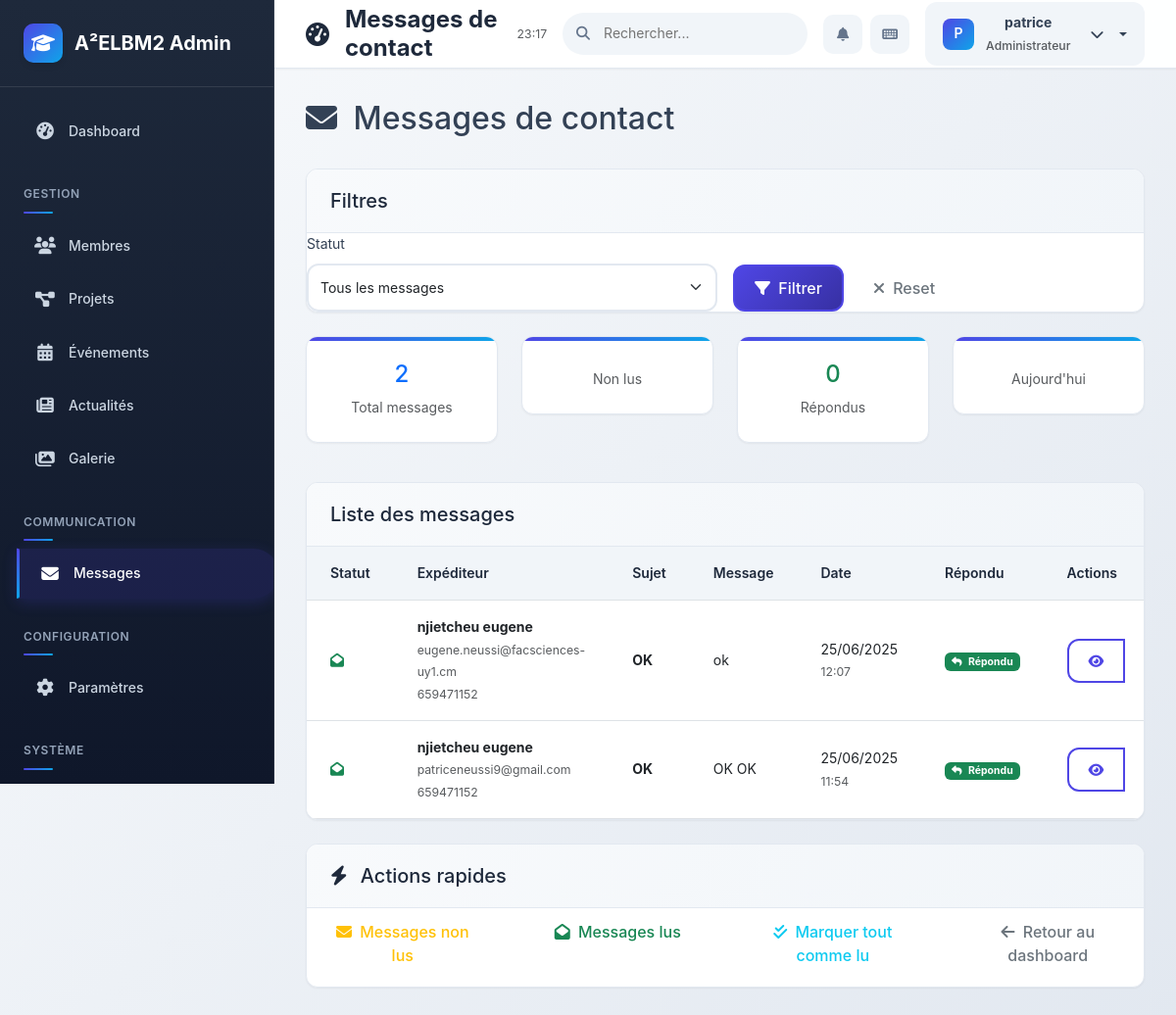
The app's page /dashboard/messages/ (signed in), older data.
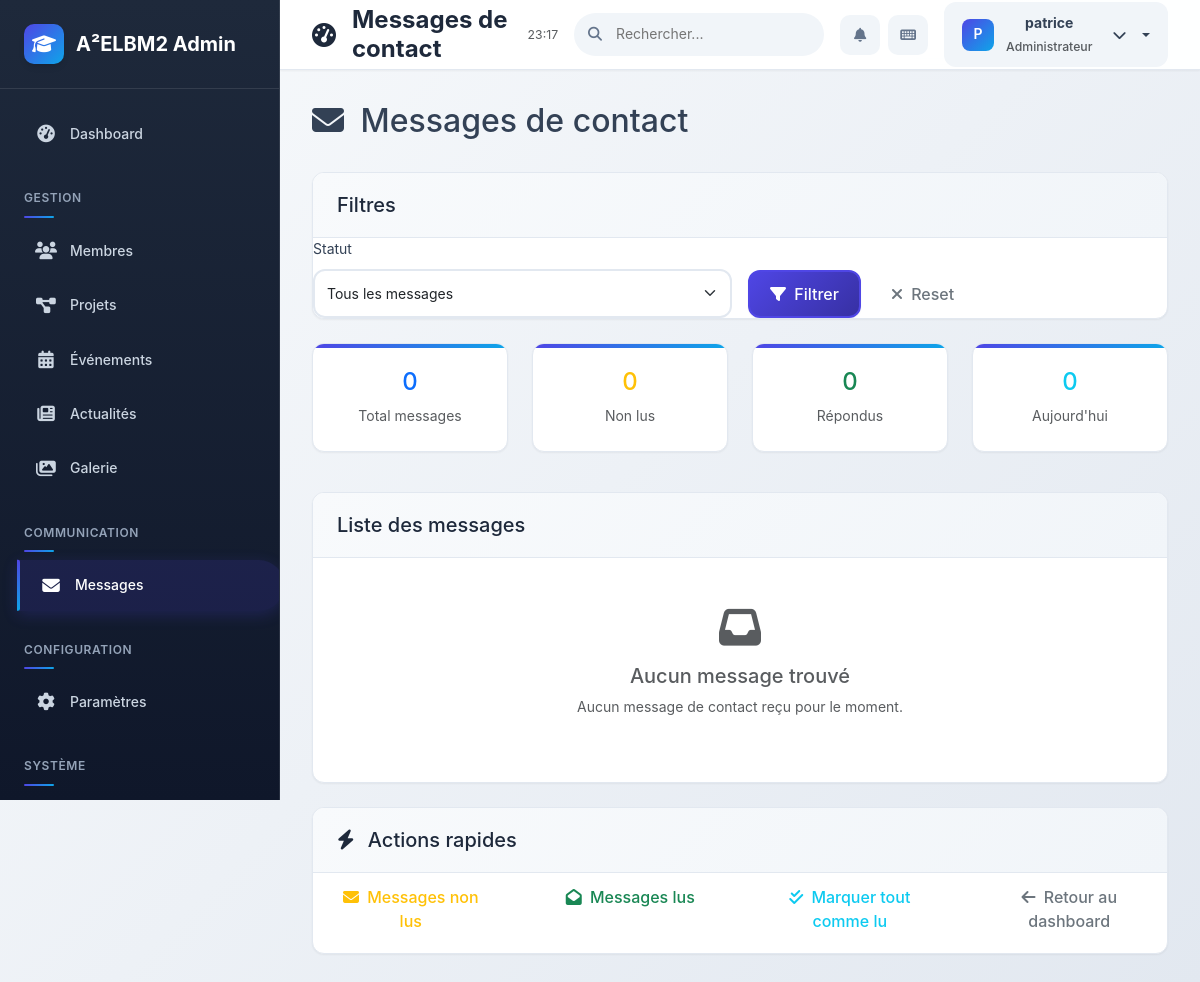
The same page, newer data.
### main/models.py (models this page shows, shortened)
class Contact(models.Model):
    nom_prenom = models.CharField(max_length=200, verbose_name="Nom et Prénom")
    email = models.EmailField(verbose_name="Adresse e-mail")
    telephone = models.CharField(max_length=20, blank=True, verbose_name="Numéro de téléphone")
    sujet = models.CharField(max_length=200, verbose_name="Sujet")
    message = models.TextField(verbose_name="Message")
    is_read = models.BooleanField(default=False, verbose_name="Lu")
    is_replied = models.BooleanField(default=False, verbose_name="Répondu")
    created_at = models.DateTimeField(auto_now_add=True)
    class Meta:
        verbose_name = "Message de contact"
        verbose_name_plural = "Messages de contact"
        ordering = ['-created_at']

### admin_dashboard/views.py (the view)
# urls.py: path('messages/', views.messages_list, name='admin_messages_list'),
@staff_member_required
def messages_list(request):
    messages_list = Contact.objects.all().order_by('-created_at')
    status = request.GET.get('status')
    if status == 'unread':
        messages_list = messages_list.filter(is_read=False)
    elif status == 'read':
        messages_list = messages_list.filter(is_read=True)
    paginator = Paginator(messages_list, 15)
    page_number = request.GET.get('page')
    messages_page = paginator.get_page(page_number)
    context = {
        'messages_page': messages_page,
        'current_status': status,
    }
    return render(request, 'admin_dashboard/messages/list.html', context)

### templates/admin_dashboard/messages/list.html (shortened to what the changed rows need)
{% extends 'admin_dashboard/base.html' %}
{% load static %}
{% block page_title %}Messages de contact{% endblock %}
{% block content %}
<div class="d-flex justify-content-between align-items-center mb-4">
    <h2>
        <i class="fas fa-envelope me-2"></i>
        Messages de contact
    </h2>
</div>
<div class="row mb-4">
    <div class="col-lg-3 col-md-6 mb-3">
        <div class="stat-card text-center">
            <h4 class="text-primary">{{ messages_page.paginator.count }}</h4>
            <p class="text-muted mb-0">Total messages</p>
        </div>
    </div>
    <div class="col-lg-3 col-md-6 mb-3">
        <div class="stat-card text-center">
            <h4 class="text-warning">
                {% for message in messages_page.object_list %}
                    {% if not message.is_read %}
                        {% if forloop.first %}{{ forloop.counter0|add:messages_page.object_list|length }}{% endif %}
                    {% endif %}
                {% empty %}0{% endfor %}
            </h4>
            <p class="text-muted mb-0">Non lus</p>
        </div>
    </div>
    <div class="col-lg-3 col-md-6 mb-3">
        <div class="stat-card text-center">
            <h4 class="text-success">
                {% for message in messages_page.object_list %}
                    {% if message.is_replied %}
                        {% if forloop.first %}{{ forloop.counter0|add:messages_page.object_list|length }}{% endif %}
                    {% endif %}
                {% empty %}0{% endfor %}
            </h4>
            <p class="text-muted mb-0">Répondus</p>
        </div>
    </div>
    <div class="col-lg-3 col-md-6 mb-3">
        <div class="stat-card text-center">
            <h4 class="text-info">
                {% now "Y-m-d" as today %}
                {% for message in messages_page.object_list %}
                    {% if message.created_at|date:"Y-m-d" == today %}
                        {% if forloop.first %}{{ forloop.counter0|add:messages_page.object_list|length }}{% endif %}
                    {% endif %}
                {% empty %}0{% endfor %}
            </h4>
            <p class="text-muted mb-0">Aujourd'hui</p>
        </div>
    </div>
</div>
<div class="table-card">
    <div class="card-body p-0">
        {% if messages_page.object_list %}
            <div class="table-responsive">
                <table class="table table-hover mb-0">
                    <thead>
                        <tr>
                            <th>Statut</th>
                            <th>Expéditeur</th>
                            <th>Sujet</th>
                            <th>Message</th>
                            <th>Date</th>
                            <th>Répondu</th>
                            <th>Actions</th>
                        </tr>
                    </thead>
                    <tbody>
                        {% for message in messages_page.object_list %}
                            <tr class="{% if not message.is_read %}table-warning{% endif %}">
                                <td>
                                    {% if message.is_read %}
                                        <i class="fas fa-envelope-open text-success" title="Lu"></i>
                                    {% else %}
                                        <i class="fas fa-envelope text-warning" title="Non lu"></i>
                                    {% endif %}
                                </td>
                                <td>
                                    <div>
                                        <strong>{{ message.nom_prenom }}</strong>
                                        <br>
                                        <small class="text-muted">{{ message.email }}</small>
                                        {% if message.telephone %}
                                            <br>
                                            <small class="text-muted">{{ message.telephone }}</small>
                                        {% endif %}
                                    </div>
                                </td>
                                <td>
                                    <strong>{{ message.sujet }}</strong>
                                </td>
                                <td>
                                    <div style="max-width: 200px;">
                                        {{ message.message|truncatewords:15 }}
                                    </div>
                                </td>
                                <td>
                                    <div class="text-nowrap">
                                        {{ message.created_at|date:"d/m/Y" }}
                                        <br>
                                        <small class="text-muted">{{ message.created_at|date:"H:i" }}</small>
                                    </div>
                                </td>
                                <td>
                                    {% if message.is_replied %}
                                        <span class="badge bg-success">
                                            <i class="fas fa-reply me-1"></i>
                                            Répondu
                                        </span>
                                    {% else %}
                                        <span class="badge bg-secondary">
                                            <i class="fas fa-clock me-1"></i>
                                            En attente
                                        </span>
                                    {% endif %}
                                </td>
                                <td>
                                    <div class="btn-group" role="group">
                                        <a href="{% url 'admin_message_detail' message.pk %}"
                                           class="btn btn-sm btn-outline-primary" title="Voir le message">
                                            <i class="fas fa-eye"></i>
                                        </a>
                                        <a href="mailto:{{ message.email }}?subject=Re: {{ message.sujet }}"
                                           class="btn btn-sm btn-outline-success" title="Répondre par email">
                                        </a>
                                    </div>
                                </td>
                            </tr>
                        {% endfor %}
                    </tbody>
                </table>
            </div>
        {% else %}
            <div class="text-center py-5">
                <i class="fas fa-inbox fa-3x text-muted mb-3"></i>
                <h5 class="text-muted">Aucun message trouvé</h5>
                {% if current_status %}
                    <p class="text-muted">Aucun message avec ce statut.</p>
                    <a href="{% url 'admin_messages_list' %}" class="btn btn-primary">
                        Voir tous les messages
                    </a>
                {% else %}
                    <p class="text-muted">Aucun message de contact reçu pour le moment.</p>
                {% endif %}
            </div>
        {% endif %}
    </div>
</div>
{% endblock %}

Row changes from the older to the newer data that the page shows:
removed Contact: is_read True (drawn), nom_prenom "njietcheu eugene", email "eugene.neussi@facsciences-uy1.cm", telephone "659471152", sujet "OK", message "ok", created_at "25/06/2025", created_at "12:07", is_replied True (drawn)
removed Contact: is_read True (drawn), nom_prenom "njietcheu eugene", email "patriceneussi9@gmail.com", telephone "659471152", sujet "OK", message "OK OK", created_at "25/06/2025", created_at "11:54", is_replied True (drawn), shown under "Liste des messages"
Text that changed along with them:
{{ messages_page.paginator.count }}: "2" → "0"
text no longer shown: "Statut Expéditeur Sujet Message Date Répondu Actions"
text now shown: "0 0 0 Aucun message trouvé Aucun message de contact reçu pour le moment."
